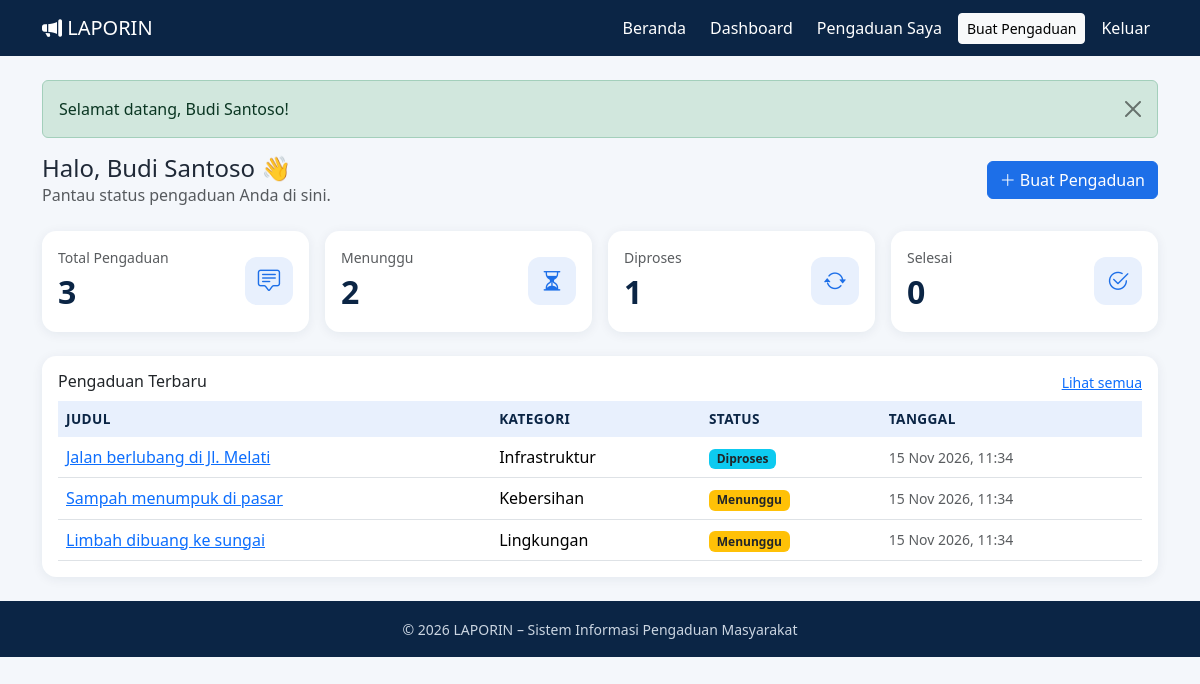
The page /user/dashboard.php (signed in) on the database its author committed.
### tables this page shows
CREATE TABLE pengaduan (
    id_pengaduan INT AUTO_INCREMENT PRIMARY KEY,
    id_user      INT NOT NULL,
    id_kategori  INT NOT NULL,
    judul        VARCHAR(150) NOT NULL,
    isi          TEXT NOT NULL,
    foto         VARCHAR(255) NULL,
    status       ENUM('Menunggu','Diproses','Selesai','Ditolak') NOT NULL DEFAULT 'Menunggu',
    tanggapan    TEXT NULL,
    created_at   TIMESTAMP DEFAULT CURRENT_TIMESTAMP,
    updated_at   TIMESTAMP DEFAULT CURRENT_TIMESTAMP ON UPDATE CURRENT_TIMESTAMP,
    CONSTRAINT fk_pengaduan_user     FOREIGN KEY (id_user)     REFERENCES users(id_user)         ON DELETE CASCADE,
    CONSTRAINT fk_pengaduan_kategori FOREIGN KEY (id_kategori) REFERENCES kategori(id_kategori)  ON DELETE RESTRICT
);

CREATE TABLE kategori (
    id_kategori   INT AUTO_INCREMENT PRIMARY KEY,
    nama_kategori VARCHAR(100) NOT NULL UNIQUE,
    deskripsi     VARCHAR(255) NULL
);

### user/dashboard.php (the view, shortened to what this page needs)
<?php
require_once __DIR__ . '/../includes/auth.php';
$id = (int)$_SESSION['id_user'];
$stat = ['Menunggu' => 0, 'Diproses' => 0, 'Selesai' => 0, 'Ditolak' => 0];
$stmt = mysqli_prepare($koneksi, "SELECT status, COUNT(*) AS jml FROM pengaduan WHERE id_user = ? GROUP BY status");
mysqli_stmt_bind_param($stmt, "i", $id);
mysqli_stmt_execute($stmt);
$res = mysqli_stmt_get_result($stmt);
while ($r = mysqli_fetch_assoc($res)) $stat[$r['status']] = (int)$r['jml'];
$total = array_sum($stat);
$stmt = mysqli_prepare($koneksi, "SELECT p.id_pengaduan, p.judul, p.status, p.created_at, k.nama_kategori
    FROM pengaduan p JOIN kategori k ON p.id_kategori = k.id_kategori
    WHERE p.id_user = ? ORDER BY p.created_at DESC LIMIT 5");
mysqli_stmt_bind_param($stmt, "i", $id);
mysqli_stmt_execute($stmt);
$terbaru = mysqli_stmt_get_result($stmt);
$cards = [
    ['Total Pengaduan', $total, 'bi-chat-square-text'],
    ['Menunggu', $stat['Menunggu'], 'bi-hourglass-split'],
    ['Diproses', $stat['Diproses'], 'bi-arrow-repeat'],
    ['Selesai', $stat['Selesai'], 'bi-check2-circle'],
];
include __DIR__ . '/../includes/header.php';
?>
<div class="d-flex flex-wrap justify-content-between align-items-center mb-4">
    <div>
        <h1 class="h4 mb-0">Halo, <?= e($_SESSION['nama']) ?> 👋</h1>
        <p class="text-muted mb-0">Pantau status pengaduan Anda di sini.</p>
    </div>
    <a href="pengaduan/tambah.php" class="btn btn-primary mt-2 mt-md-0"><i class="bi bi-plus-lg"></i> Buat Pengaduan</a>
</div>
<div class="row g-3 mb-4">
    <?php foreach ($cards as $c): ?>
    <div class="col-6 col-lg-3"><div class="card stat-card p-3">
        <div class="d-flex justify-content-between align-items-center">
            <div><div class="text-muted small"><?= e($c[0]) ?></div><div class="angka"><?= $c[1] ?></div></div>
            <div class="ikon"><i class="bi <?= $c[2] ?>"></i></div>
        </div>
    </div></div>
    <?php endforeach; ?>
</div>
<div class="card p-3">
    <div class="d-flex justify-content-between mb-2">
        <h2 class="h6 mb-0">Pengaduan Terbaru</h2>
        <a href="pengaduan/index.php" class="small">Lihat semua</a>
    </div>
    <div class="table-responsive">
        <table class="table mb-0">
            <thead><tr><th>Judul</th><th>Kategori</th><th>Status</th><th>Tanggal</th></tr></thead>
            <tbody>
            <?php $ada = false; while ($r = mysqli_fetch_assoc($terbaru)): $ada = true; ?>
                <tr>
                    <td><a href="pengaduan/detail.php?id=<?= $r['id_pengaduan'] ?>"><?= e($r['judul']) ?></a></td>
                    <td><?= e($r['nama_kategori']) ?></td>
                    <td><?= badge_status($r['status']) ?></td>
                    <td class="small text-muted"><?= tgl($r['created_at']) ?></td>
                </tr>
            <?php endwhile; ?>
            </tbody>
        </table>
    </div>
</div>
<?php include __DIR__ . '/../includes/footer.php'; ?>

### includes/fungsi.php (shortened to what this page needs)
<?php
function e($teks) {
    return htmlspecialchars((string)$teks, ENT_QUOTES, 'UTF-8');
}
function tampil_flash() {
    $f = $_SESSION['flash'];
    $kelas = ($f['tipe'] === 'sukses') ? 'success' : 'danger';
    echo '<div class="alert alert-' . $kelas . ' alert-dismissible fade show" role="alert">'
       . e($f['pesan'])
       . '<button type="button" class="btn-close" data-bs-dismiss="alert"></button></div>';
}
function badge_status($status) {
    $map = ['Menunggu' => 'warning text-dark', 'Diproses' => 'info text-dark',
            'Selesai' => 'success', 'Ditolak' => 'danger'];
    $kelas = $map[$status] ?? 'secondary';
    return '<span class="badge bg-' . $kelas . '">' . e($status) . '</span>';
}
function tgl($waktu) {
    return date('d M Y, H:i', strtotime($waktu));
}

### assets/css/style.css (style rules this page uses)
:root { --navy: #0b2545; --navy-2: #13315c; --blue: #1d6fe8; --blue-soft: #e8f0fd; --bg: #f4f7fb; }
body { background: var(--bg); color: #1f2937; font-family: 'Segoe UI', system-ui, -apple-system, sans-serif; }
.btn-primary { background: var(--blue); border-color: var(--blue); }
.card { border: 0; border-radius: .9rem; box-shadow: 0 2px 12px rgba(11,37,69,.07); }
.stat-card .angka { font-size: 2rem; font-weight: 700; color: var(--navy); }
.stat-card .ikon { width: 48px; height: 48px; display: grid; place-items: center; border-radius: 12px; background: var(--blue-soft); color: var(--blue); font-size: 1.4rem; }
.table thead th { background: var(--blue-soft); color: var(--navy); border: 0; font-size: .85rem; text-transform: uppercase; letter-spacing: .03em; }
.table td { vertical-align: middle; }

### rows shown on the page
pengaduan: judul "Jalan berlubang di Jl. Melati", id_kategori.nama_kategori "Infrastruktur", status "Diproses", created_at "15 Nov 2026, 11:34"
pengaduan: judul "Sampah menumpuk di pasar", id_kategori.nama_kategori "Kebersihan", status "Menunggu", created_at "15 Nov 2026, 11:34"
pengaduan: judul "Limbah dibuang ke sungai", id_kategori.nama_kategori "Lingkungan", status "Menunggu", created_at "15 Nov 2026, 11:34"

### other values the page prints
$f['pesan'] "Selamat datang, Budi Santoso!"
$_SESSION['nama'] "Budi Santoso"
$c[0] "Total Pengaduan"
$c[1] "3"
$c[0] "Menunggu"
$c[1] "2"
$c[0] "Diproses"
$c[1] "1"
$c[0] "Selesai"
$c[1] "0"
